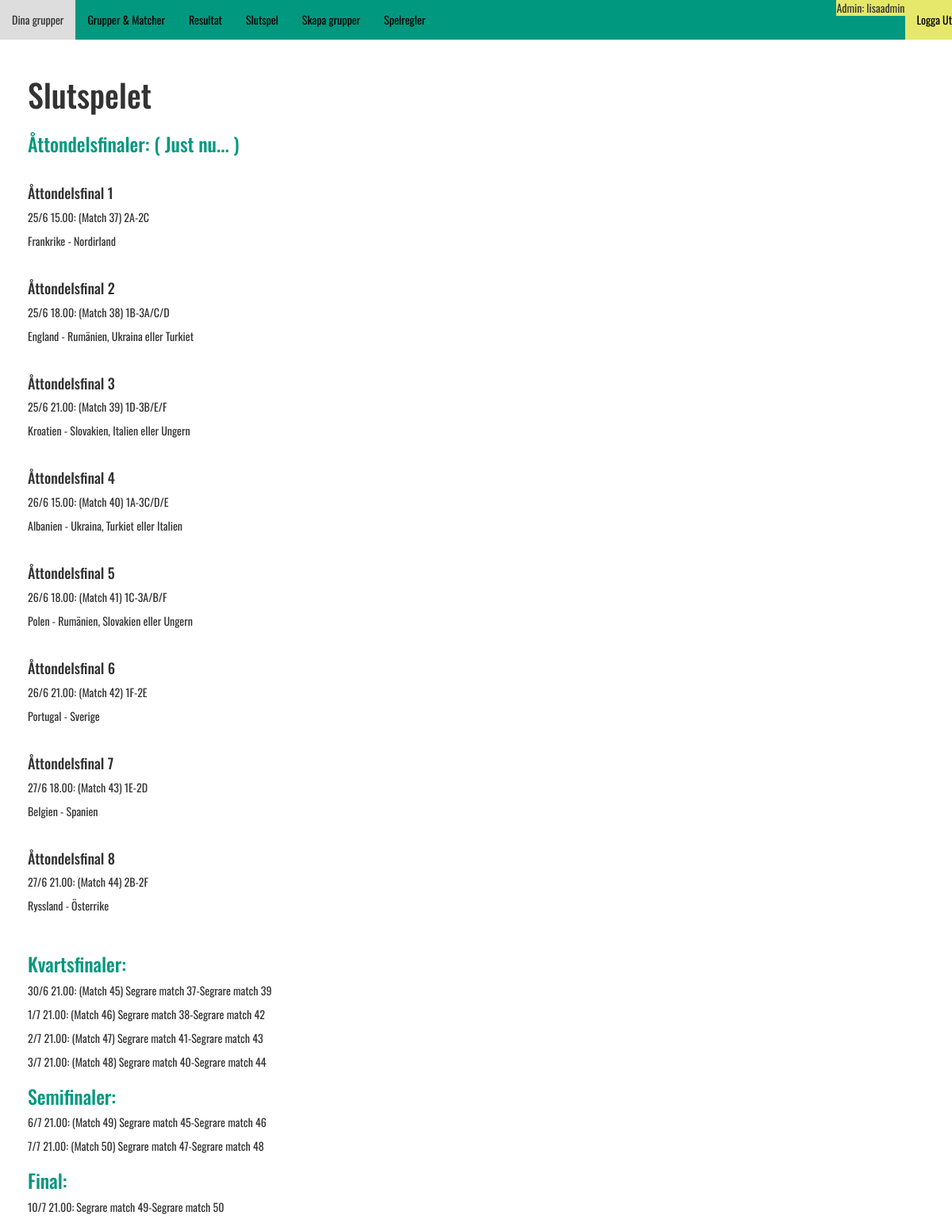
The page /slutspel.php (signed in) on the database its author committed.
### tables this page shows
CREATE TABLE IF NOT EXISTS `teams` (
`team_id` int(11) NOT NULL,
  `team_name` varchar(255) NOT NULL,
  `group_nr` varchar(255) NOT NULL,
  `team_flag` varchar(255) NOT NULL,
  `team_points` int(11) NOT NULL,
  `plus_goals` int(11) NOT NULL,
  `minus_goals` int(11) NOT NULL,
  `goal_diff` int(11) NOT NULL
);

### slutspel.php (the view, shortened to what this page needs)
<?php include "includes/header.php"; ?>
<?php include "includes/menu.php"; ?>
<?php $query = "SELECT * FROM teams ORDER BY group_nr ASC, team_points DESC, goal_diff DESC";
$result = mysqli_query($db_connect, $query);
$groupA = array();
$groupB = array();
$groupC = array();
$groupD = array();
$groupE = array();
$groupF = array();
while($row = mysqli_fetch_assoc($result)){
	$group_nr = $row["group_nr"];
	if ($group_nr == "A") {
	 	array_push($groupA, $row);
	}
	if ($group_nr == "B") {
		array_push($groupB, $row);
	}
	if ($group_nr == "C") {
		array_push($groupC, $row);
	}
	if ($group_nr == "D") {
		array_push($groupD, $row);
	}
	if ($group_nr == "E") {
		array_push($groupE, $row);
	}
	if ($group_nr == "F") {
		array_push($groupF, $row);
	}
}
	?>
	<div class="container">
		<div class="row">
			<div class="slutspel">
				<h1>Slutspelet</h1>
				<h3>Åttondelsfinaler: ( Just nu... )</h3>
				<div>
					<h4> Åttondelsfinal 1 </h4>
					<p>25/6 15.00: (Match 37) 2A-2C </p>
					<?php echo "<p>" . $groupA[1]['team_name'] . " - " . $groupC[1]['team_name'] . "</p>"; ?>
				</div>
				<div>
					<h4> Åttondelsfinal 2 </h4>
					<p>25/6 18.00: (Match 38) 1B-3A/C/D </p>
					<?php echo "<p>" . $groupB[0]['team_name'] . " - " . $groupA[2]['team_name'] . ", " .  $groupC[2]['team_name'] . " eller " . $groupD[2]['team_name'] . "</p>"; ?>
				</div>
				<div>
					<h4> Åttondelsfinal 3 </h4>
					<p>25/6 21.00: (Match 39) 1D-3B/E/F </p>
					<?php echo "<p>" . $groupD[0]['team_name'] . " - " . $groupB[2]['team_name'] . ", " .  $groupE[2]['team_name'] . " eller " . $groupF[2]['team_name'] . "</p>"; ?>
				</div>
				<div>
					<h4> Åttondelsfinal 4 </h4>
					<p>26/6 15.00: (Match 40) 1A-3C/D/E </p>
					<?php echo "<p>" . $groupA[0]['team_name'] . " - " . $groupC[2]['team_name'] . ", " .  $groupD[2]['team_name'] . " eller " . $groupE[2]['team_name'] . "</p>"; ?>
				</div>
				<div>
					<h4> Åttondelsfinal 5 </h4>
					<p>26/6 18.00: (Match 41) 1C-3A/B/F </p>
					<?php echo "<p>" . $groupC[0]['team_name'] . " - " . $groupA[2]['team_name'] . ", " .  $groupB[2]['team_name'] . " eller " . $groupF[2]['team_name'] . "</p>"; ?>
				</div>
				<div>
					<h4> Åttondelsfinal 6 </h4>
					<p>26/6 21.00: (Match 42) 1F-2E </p>
					<?php echo "<p>" . $groupF[0]['team_name'] . " - " . $groupE[1]['team_name'] . "</p>"; ?>
				</div>
				<div>
					<h4> Åttondelsfinal 7 </h4>
					<p>27/6 18.00: (Match 43) 1E-2D </p>
					<?php echo "<p>" . $groupE[0]['team_name'] . " - " . $groupD[1]['team_name'] . "</p>"; ?>
				</div>
				<div>
					<h4> Åttondelsfinal 8 </h4>
					<p>27/6 21.00: (Match 44) 2B-2F </p>
					<?php echo "<p>" . $groupB[1]['team_name'] . " - " . $groupF[1]['team_name'] . "</p>"; ?>
				</div>
				<h3>Kvartsfinaler:</h3>
				<p>30/6 21.00: (Match 45) Segrare match 37-Segrare match 39 </p>
				<p>1/7 21.00: (Match 46) Segrare match 38-Segrare match 42 </p>
				<p>2/7 21.00: (Match 47) Segrare match 41-Segrare match 43 </p>
				<p>3/7 21.00: (Match 48) Segrare match 40-Segrare match 44 </p>
				<h3>Semifinaler:</h3>
				<p>6/7 21.00: (Match 49) Segrare match 45-Segrare match 46 </p>
				<p>7/7 21.00: (Match 50) Segrare match 47-Segrare match 48 </p>
				<h3>Final:</h3>
				<p>10/7 21.00: Segrare match 49-Segrare match 50</p>
			</div>
		</div>
	</div>
<?php include "includes/footer.php"; ?>

### css/style.css (style rules this page uses)
html { font-family: sans-serif; -ms-text-size-adjust: 100%; -webkit-text-size-adjust: 100%; }
body { margin: 0; }
h1 { font-size: 2em; margin: 0.67em 0; }
body { font-family: 'Oswald', sans-serif; background-color: white; }
h1 { font-size: 40px; }
h3 { color: #00987f; }
* { margin: 0; padding: 0; }
.slutspel { padding-left: 20px; }

### rows shown on the page
teams: team_name "Frankrike"
teams: team_name "Nordirland"
teams: team_name "England"
teams: team_name "Rumänien"
teams: team_name "Ukraina"
teams: team_name "Turkiet"
teams: team_name "Kroatien"
teams: team_name "Slovakien"
teams: team_name "Italien"
teams: team_name "Ungern"
teams: team_name "Albanien"
teams: team_name "Polen"
teams: team_name "Portugal"
teams: team_name "Sverige"
teams: team_name "Belgien"
teams: team_name "Spanien"
teams: team_name "Ryssland"
teams: team_name "Österrike"

### other values the page prints
$_SESSION['user_name'] "lisaadmin"
